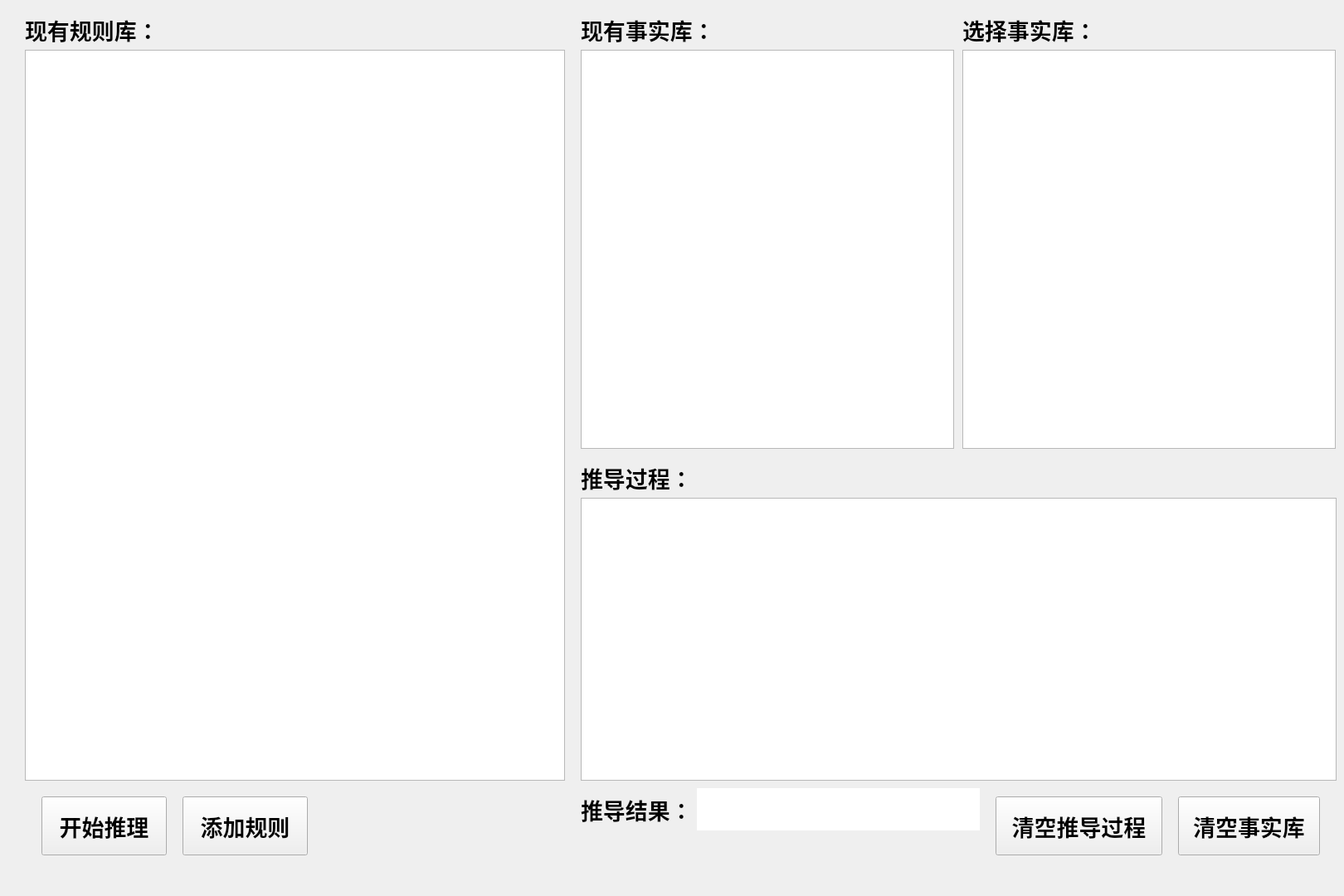
<?xml version="1.0" encoding="UTF-8"?>
<ui version="4.0">
 <class>Production_System_with_GUIClass</class>
 <widget class="QMainWindow" name="Production_System_with_GUIClass">
  <property name="geometry">
   <rect>
    <x>0</x>
    <y>0</y>
    <width>1620</width>
    <height>1080</height>
   </rect>
  </property>
  <property name="sizePolicy">
   <sizepolicy hsizetype="Fixed" vsizetype="Fixed">
    <horstretch>0</horstretch>
    <verstretch>0</verstretch>
   </sizepolicy>
  </property>
  <property name="minimumSize">
   <size>
    <width>1620</width>
    <height>1080</height>
   </size>
  </property>
  <property name="maximumSize">
   <size>
    <width>1620</width>
    <height>1080</height>
   </size>
  </property>
  <property name="windowTitle">
   <string>专家推理系统</string>
  </property>
  <property name="windowIcon">
   <iconset>
    <normaloff>C:/Users/liuwy/Desktop/可达鸭异色.png</normaloff>C:/Users/liuwy/Desktop/可达鸭异色.png</iconset>
  </property>
  <widget class="QWidget" name="centralWidget">
   <widget class="QTableWidget" name="TB_rules">
    <property name="geometry">
     <rect>
      <x>30</x>
      <y>60</y>
      <width>651</width>
      <height>881</height>
     </rect>
    </property>
    <property name="font">
     <font>
      <pointsize>14</pointsize>
     </font>
    </property>
   </widget>
   <widget class="QLabel" name="label">
    <property name="geometry">
     <rect>
      <x>30</x>
      <y>20</y>
      <width>161</width>
      <height>31</height>
     </rect>
    </property>
    <property name="font">
     <font>
      <family>幼圆</family>
      <pointsize>20</pointsize>
      <weight>75</weight>
      <bold>true</bold>
     </font>
    </property>
    <property name="text">
     <string>现有规则库：</string>
    </property>
   </widget>
   <widget class="QTableWidget" name="TB_facts">
    <property name="geometry">
     <rect>
      <x>700</x>
      <y>60</y>
      <width>450</width>
      <height>481</height>
     </rect>
    </property>
    <property name="font">
     <font>
      <pointsize>12</pointsize>
     </font>
    </property>
   </widget>
   <widget class="QLabel" name="label_2">
    <property name="geometry">
     <rect>
      <x>700</x>
      <y>20</y>
      <width>161</width>
      <height>31</height>
     </rect>
    </property>
    <property name="font">
     <font>
      <family>幼圆</family>
      <pointsize>20</pointsize>
      <weight>75</weight>
      <bold>true</bold>
     </font>
    </property>
    <property name="text">
     <string>现有事实库：</string>
    </property>
   </widget>
   <widget class="QLabel" name="label_3">
    <property name="geometry">
     <rect>
      <x>700</x>
      <y>560</y>
      <width>161</width>
      <height>31</height>
     </rect>
    </property>
    <property name="font">
     <font>
      <family>幼圆</family>
      <pointsize>20</pointsize>
      <weight>75</weight>
      <bold>true</bold>
     </font>
    </property>
    <property name="text">
     <string>推导过程：</string>
    </property>
   </widget>
   <widget class="QLabel" name="label_4">
    <property name="geometry">
     <rect>
      <x>1160</x>
      <y>20</y>
      <width>161</width>
      <height>31</height>
     </rect>
    </property>
    <property name="font">
     <font>
      <family>幼圆</family>
      <pointsize>20</pointsize>
      <weight>75</weight>
      <bold>true</bold>
     </font>
    </property>
    <property name="text">
     <string>选择事实库：</string>
    </property>
   </widget>
   <widget class="QTableWidget" name="TB_facts_selected">
    <property name="geometry">
     <rect>
      <x>1160</x>
      <y>60</y>
      <width>450</width>
      <height>481</height>
     </rect>
    </property>
    <property name="font">
     <font>
      <pointsize>12</pointsize>
     </font>
    </property>
   </widget>
   <widget class="QTableWidget" name="TB_process">
    <property name="geometry">
     <rect>
      <x>700</x>
      <y>600</y>
      <width>911</width>
      <height>341</height>
     </rect>
    </property>
    <property name="font">
     <font>
      <family>Microsoft YaHei UI</family>
      <pointsize>14</pointsize>
      <weight>50</weight>
      <bold>false</bold>
     </font>
    </property>
   </widget>
   <widget class="QPushButton" name="PB_start">
    <property name="geometry">
     <rect>
      <x>50</x>
      <y>960</y>
      <width>151</width>
      <height>71</height>
     </rect>
    </property>
    <property name="font">
     <font>
      <family>幼圆</family>
      <pointsize>20</pointsize>
      <weight>75</weight>
      <bold>true</bold>
     </font>
    </property>
    <property name="text">
     <string>开始推理</string>
    </property>
   </widget>
   <widget class="QPushButton" name="PB_add_rule">
    <property name="geometry">
     <rect>
      <x>220</x>
      <y>960</y>
      <width>151</width>
      <height>71</height>
     </rect>
    </property>
    <property name="sizePolicy">
     <sizepolicy hsizetype="Minimum" vsizetype="Fixed">
      <horstretch>0</horstretch>
      <verstretch>0</verstretch>
     </sizepolicy>
    </property>
    <property name="minimumSize">
     <size>
      <width>0</width>
      <height>0</height>
     </size>
    </property>
    <property name="baseSize">
     <size>
      <width>0</width>
      <height>0</height>
     </size>
    </property>
    <property name="font">
     <font>
      <family>幼圆</family>
      <pointsize>20</pointsize>
      <weight>75</weight>
      <bold>true</bold>
     </font>
    </property>
    <property name="text">
     <string>添加规则</string>
    </property>
   </widget>
   <widget class="QPushButton" name="PB_clear_fact_sel">
    <property name="geometry">
     <rect>
      <x>1420</x>
      <y>960</y>
      <width>171</width>
      <height>71</height>
     </rect>
    </property>
    <property name="sizePolicy">
     <sizepolicy hsizetype="Minimum" vsizetype="Fixed">
      <horstretch>0</horstretch>
      <verstretch>0</verstretch>
     </sizepolicy>
    </property>
    <property name="minimumSize">
     <size>
      <width>0</width>
      <height>0</height>
     </size>
    </property>
    <property name="baseSize">
     <size>
      <width>0</width>
      <height>0</height>
     </size>
    </property>
    <property name="font">
     <font>
      <family>幼圆</family>
      <pointsize>20</pointsize>
      <weight>75</weight>
      <bold>true</bold>
     </font>
    </property>
    <property name="text">
     <string>清空事实库</string>
    </property>
   </widget>
   <widget class="QPushButton" name="PB_clear_process">
    <property name="geometry">
     <rect>
      <x>1200</x>
      <y>960</y>
      <width>201</width>
      <height>71</height>
     </rect>
    </property>
    <property name="sizePolicy">
     <sizepolicy hsizetype="Minimum" vsizetype="Fixed">
      <horstretch>0</horstretch>
      <verstretch>0</verstretch>
     </sizepolicy>
    </property>
    <property name="minimumSize">
     <size>
      <width>0</width>
      <height>0</height>
     </size>
    </property>
    <property name="baseSize">
     <size>
      <width>0</width>
      <height>0</height>
     </size>
    </property>
    <property name="font">
     <font>
      <family>幼圆</family>
      <pointsize>20</pointsize>
      <weight>75</weight>
      <bold>true</bold>
     </font>
    </property>
    <property name="text">
     <string>清空推导过程</string>
    </property>
   </widget>
   <widget class="QLabel" name="label_5">
    <property name="geometry">
     <rect>
      <x>700</x>
      <y>960</y>
      <width>151</width>
      <height>31</height>
     </rect>
    </property>
    <property name="font">
     <font>
      <family>幼圆</family>
      <pointsize>20</pointsize>
      <weight>75</weight>
      <bold>true</bold>
     </font>
    </property>
    <property name="text">
     <string>推导结果：</string>
    </property>
   </widget>
   <widget class="QLabel" name="LB_result">
    <property name="geometry">
     <rect>
      <x>840</x>
      <y>950</y>
      <width>341</width>
      <height>51</height>
     </rect>
    </property>
    <property name="font">
     <font>
      <pointsize>20</pointsize>
     </font>
    </property>
    <property name="layoutDirection">
     <enum>Qt::LeftToRight</enum>
    </property>
    <property name="styleSheet">
     <string notr="true">background-color: white;</string>
    </property>
    <property name="text">
     <string/>
    </property>
   </widget>
  </widget>
 </widget>
 <layoutdefault spacing="6" margin="11"/>
 <resources>
  <include location="Production_System_with_GUI.qrc"/>
 </resources>
 <connections/>
</ui>
